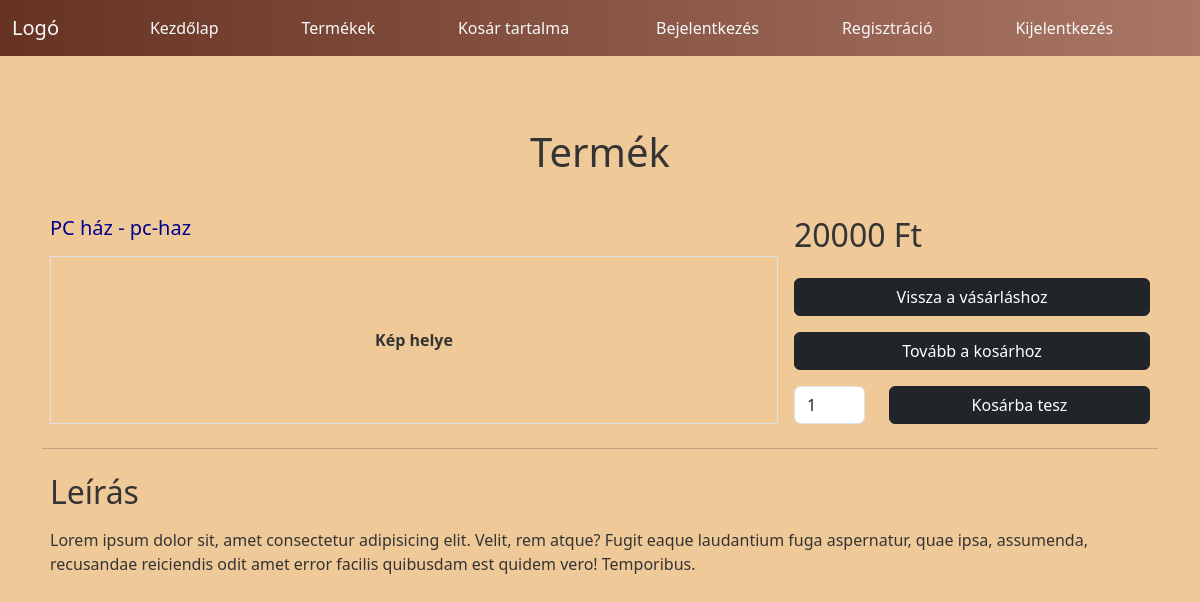
The page /termek.php?id=1 on the database its author committed.
### tables this page shows
CREATE TABLE `products` (
  `id` bigint(20) UNSIGNED NOT NULL,
  `name` varchar(255) NOT NULL,
  `sku` varchar(255) DEFAULT NULL,
  `price` int(11) DEFAULT NULL,
  `special_price` int(11) DEFAULT NULL,
  `description` text,
  `manufacturer_id` bigint(20) UNSIGNED DEFAULT NULL,
  `visit_count` int(11) NOT NULL DEFAULT '0',
  `order_count` int(11) NOT NULL DEFAULT '0',
  `main_signed` tinyint(1) NOT NULL DEFAULT '0',
  `week_offer` tinyint(1) NOT NULL DEFAULT '0',
  `season_offer` tinyint(1) NOT NULL DEFAULT '0',
  `top_brand_asus` tinyint(1) NOT NULL DEFAULT '0',
  `top_brand_apple` tinyint(1) NOT NULL DEFAULT '0',
  `top_brand_dell` tinyint(1) NOT NULL DEFAULT '0',
  `top_brand_hp` tinyint(1) NOT NULL DEFAULT '0',
  `top_brand_lenovo` tinyint(1) NOT NULL DEFAULT '0',
  `slug` varchar(255) NOT NULL,
  `created_at` timestamp NULL DEFAULT NULL,
  `updated_at` timestamp NULL DEFAULT NULL
);

### termek.php (the view, shortened to what this page needs)
<?php
function offer($weekoffer, $price) {
  if( $_SESSION["today"] === 0 || $_SESSION["today"] === 5 || $_SESSION["today"] === 6 ) {
    return $weekoffer === "1" ? '<div class="text-decoration-line-through text-danger">' . $price . ' Ft</div><div>' . $price * $_SESSION["week_offer"] . ' Ft</div>' : '<div>' . $price . ' Ft</div>';
  }
  else {
    return '<div>' . $price . ' Ft</div>';
  }
}
?>
<!DOCTYPE html>
<html lang="en">
<head>
    <link href="https://cdn.jsdelivr.net/npm/bootstrap@5.3.0-alpha3/dist/css/bootstrap.min.css" rel="stylesheet">
    <link rel="stylesheet" href="https://cdn.jsdelivr.net/npm/bootstrap-icons@1.10.5/font/bootstrap-icons.css">
    <link rel="stylesheet" href="style.css">
</head>
<body>
    <?php
    include("nav.php");
    $connection = mysqli_connect("localhost", "root", "12345", "pcshop");
    mysqli_set_charset($connection, "utf8mb4");
    $termekek = mysqli_query($connection, "select * from products where id = '" . $_GET["id"] . "'");
    ?>
    <main class="container-lg py-5">
        <section class="row row-cols-1 gy-3 py-3">
            <article class="col-auto p-2 mx-auto">
                <h1>Termék</h1>
            </article>
        </section>
        <form method="post">
        <?php
                    while ($data = mysqli_fetch_array($termekek)) {
                        echo '<section class="row p-2 g-3">
                        <article class="col-sm-6 col-md-8 d-flex flex-column gap-3">
                            <article>
                                <h5 class="card-title termek-cim">' . $data["name"] . ' - ' . $data["slug"] . '</h5>
                            </article>
                            <article class="d-flex justify-content-center align-items-center h-100 border">
                                <span><strong>Kép helye</strong></span>
                            </article>
                        </article>
                        <article class="col-sm-6 col-md-4 d-flex flex-column gap-3">
                            <h2 class="card-text text-color">' . ( offer($data["week_offer"], $data["price"]) ) . '</h2>
                            <article><a href="termekek.php" class="btn btn-dark w-100">Vissza a vásárláshoz</a></article>
                            <article><a href="kosar.php" class="btn btn-dark w-100">Tovább a kosárhoz</a></article>
                            <article class="row gap-3 gap-lg-0">
                                <article class="col-lg-4 col-xl-3"><input type="number" class="form-control" name="darabszam" value="1"></article>
                                <article class="col-lg-8 col-xl-9"><button type="submit" class="btn btn-dark w-100" name="data" value="' . $data["id"] . '">Kosárba tesz</button></article>
                            </article>
                        </article>
                    </section>
                    <hr>
                    <section class="row row-cols-1 p-2">
                        <article class="col pb-3">
                            <h2 class="card-text text-color">Leírás</h2>
                        </article>
                        <article class="col">
                            <p class="card-text text-color">' . $data["description"] . '</p>
                        </article>
                    </section>';
                    }
                    ?>
        </form>
    </main>
</body>
</html>

### style.css (style rules this page uses)
body { background-color: #efc998; }
.termek-cim { color: darkblue!important; }
.text-color, body { color: #343434!important; }

### rows shown on the page
products: name "PC ház", slug "pc-haz", price "20000", description "Lorem ipsum dolor sit, amet consectetur adipisicing elit. Velit, rem atque? Fugit eaque laudantium fuga aspernatur, quae ipsa, assumenda, recusandae reiciendis odit amet error facilis quibusdam est quidem vero! Temporibus."
